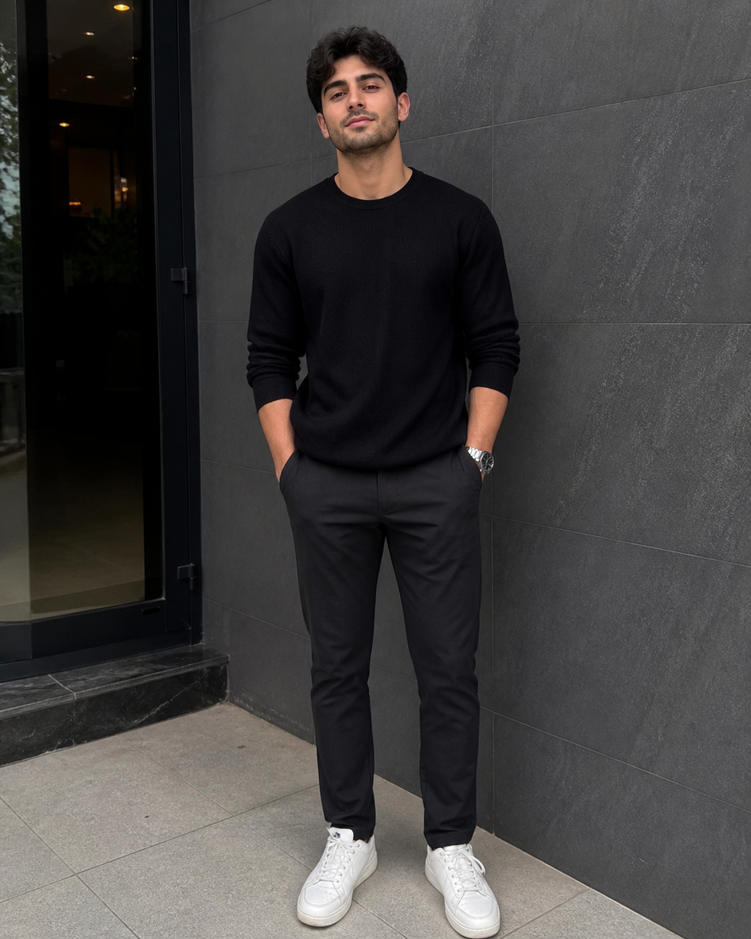
#> input picture mk.png, 751 x 939 px, shrunk from 1122 x 1402 before the run
$ jupyter execute Untitled.ipynb   (older library calls are emulated)
#> lines starting #> are read from the running program, lines starting #| are printed output that depends on the picture
# Ex. No: 06
## Exp-6- Record-EDGE DETECTION
## Name : Venkata Mohan N Reg. No : 212224230298 Slot No : T2-K11

[cell 1]
import cv2
import numpy as np
import matplotlib.pyplot as plt

[cell 2]
image = cv2.imread('mk.png')  # Replace with your image path
#> image is the input picture: shape (939, 751, 3); mean B, G, R 62.8, 63.6, 65.8
gray_image = cv2.cvtColor(image, cv2.COLOR_BGR2GRAY)

[cell 3]
# Original Image
plt.imshow(cv2.cvtColor(image, cv2.COLOR_BGR2RGB))
plt.title('Original Image')
plt.axis('off')

[cell 4]
sobel_x = cv2.Sobel(gray_image, cv2.CV_64F, 1, 0, ksize=5)  # Sobel in x direction
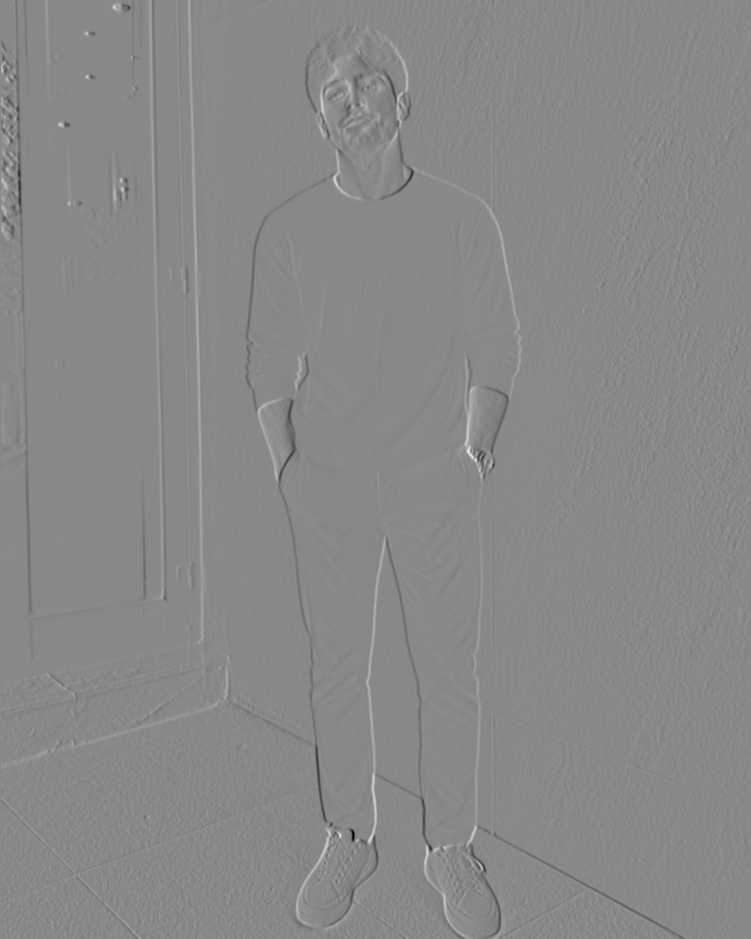
#> sobel_x: shape (939, 751) float64; min -10075, max 8708, mean 2.6; drawn with min black and max white
sobel_y = cv2.Sobel(gray_image, cv2.CV_64F, 0, 1, ksize=5)  # Sobel in y direction
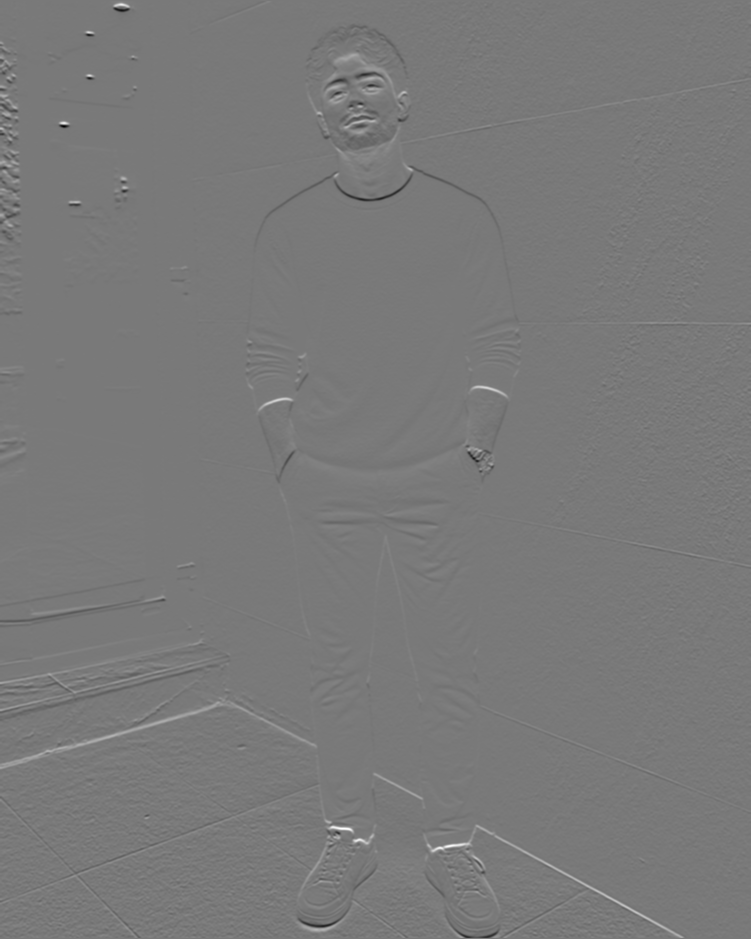
#> sobel_y: shape (939, 751) float64; min -9410, max 10329, mean 11.7; drawn with min black and max white
sobel_combined = cv2.magnitude(sobel_x, sobel_y)  # Combine both directions
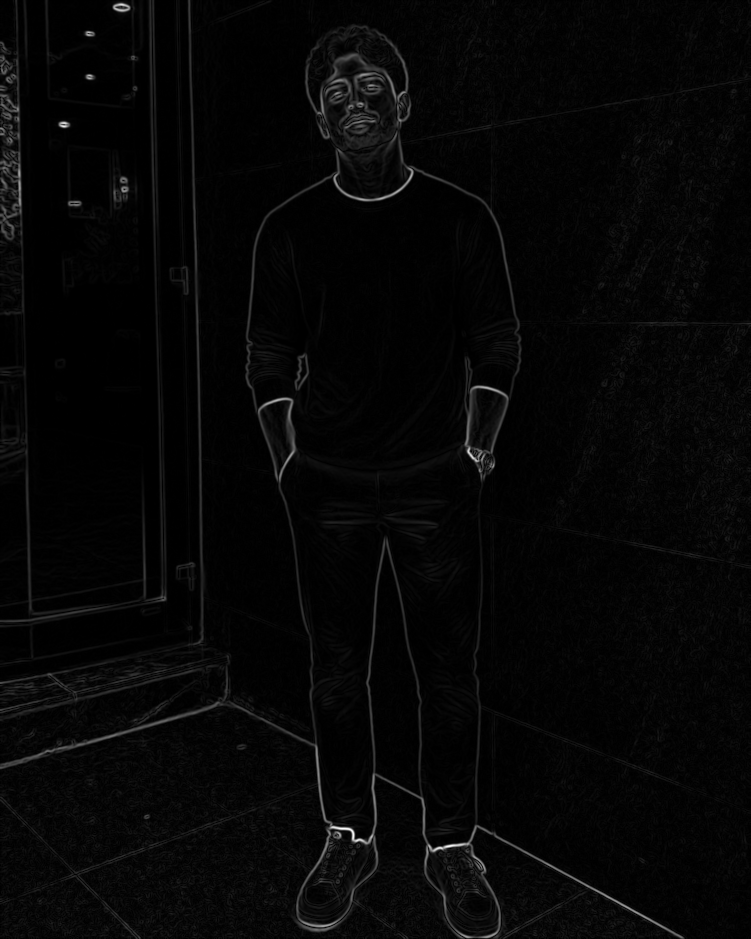
#> sobel_combined: shape (939, 751) float64; min 0, max 10329.5, mean 265.2; drawn with min black and max white

[cell 5]
plt.imshow(sobel_combined, cmap='gray')
plt.title('Sobel Edge Detection')
plt.axis('off')

[cell 6]
laplacian = cv2.Laplacian(gray_image, cv2.CV_64F)

[cell 7]
plt.imshow(laplacian, cmap='gray')
plt.title('Laplacian Edge Detection')
plt.axis('off')

[cell 8]
canny_edges = cv2.Canny(gray_image, 50, 150)
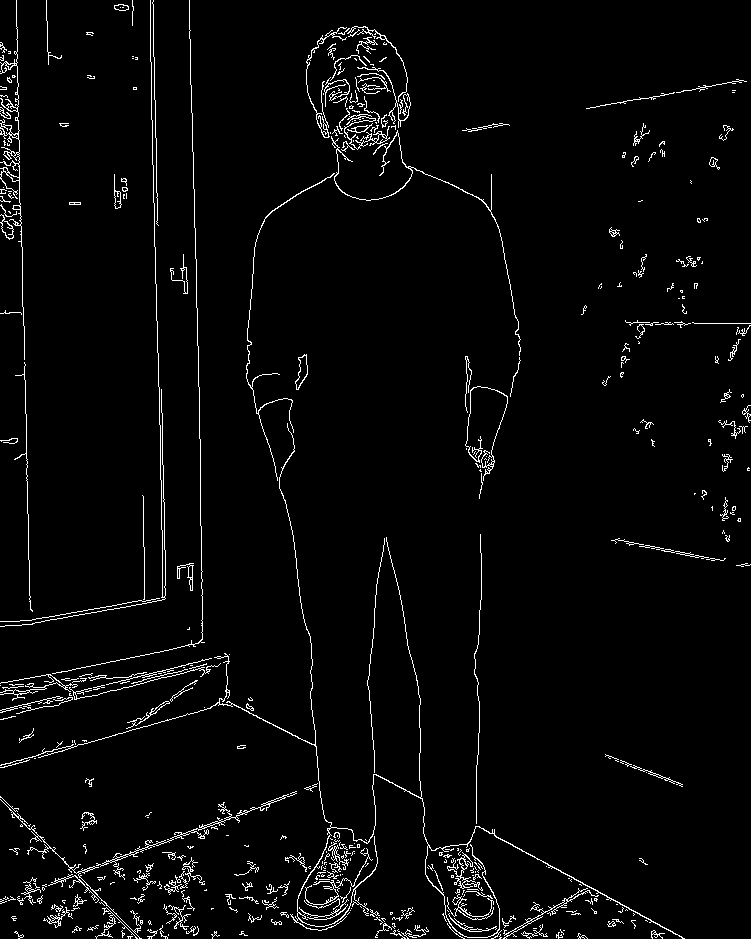
#> canny_edges: shape (939, 751); 3% white in thin lines or dots
